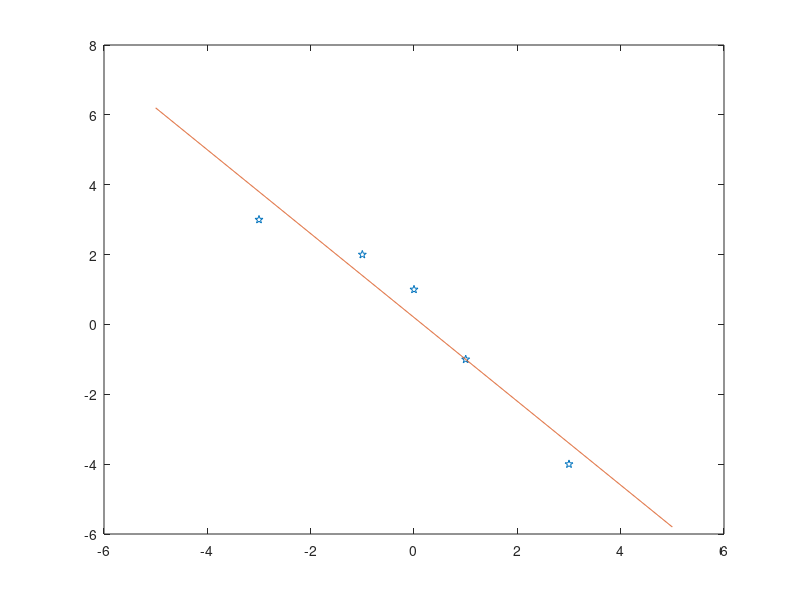

The MATLAB script that drew this image:
x0=[-3;-1;0;1;3];
y0=[3;2;1;-1;-4];

A = [x0, ones(length(x0), 1)];

c = (A' * A) \ (A' * y0)

r = y0 - A*c;
REMP = norm(r) / sqrt(length(r))

t = -5:0.01:5;
y = c(2) + c(1) * t;
plot(x0, y0, 'p',t, y)